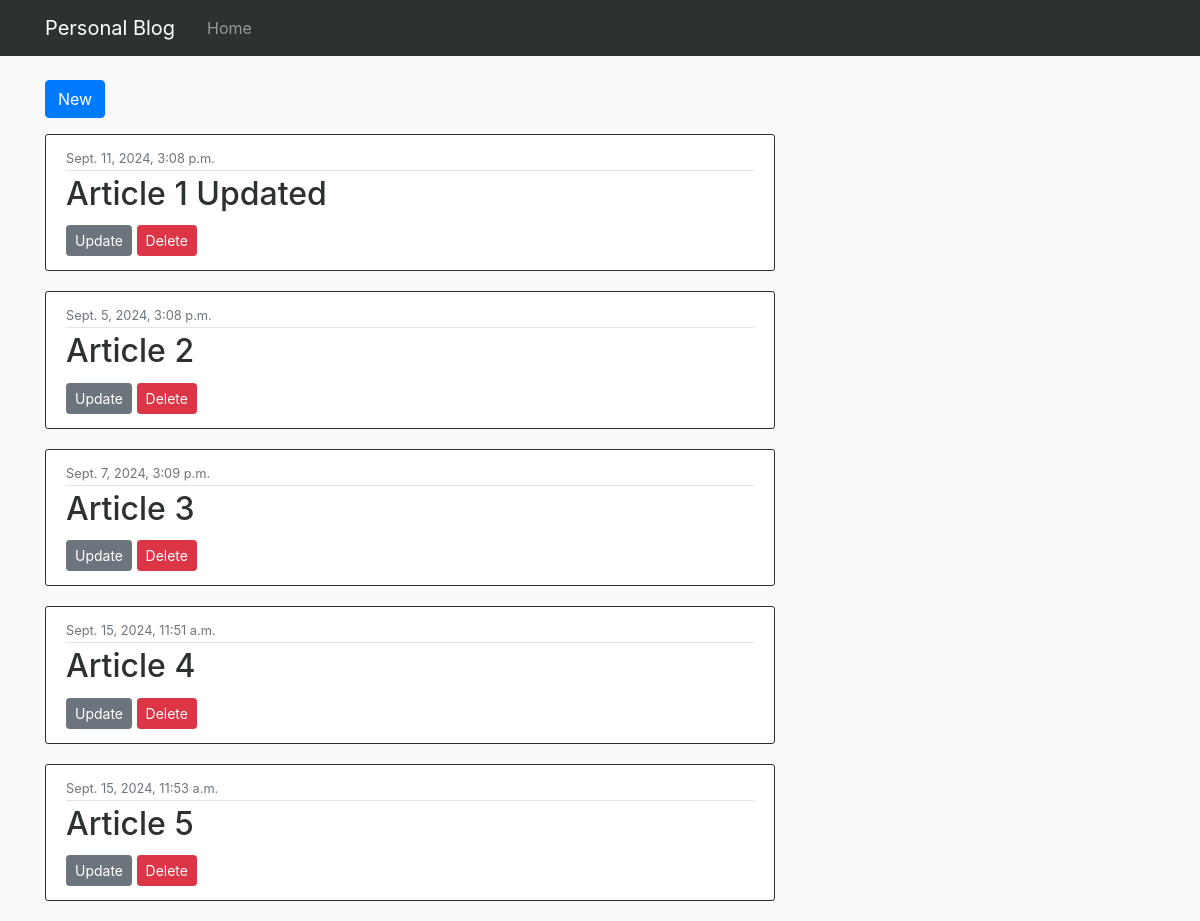
Before: /dashboard/ (signed in) with the older database file.
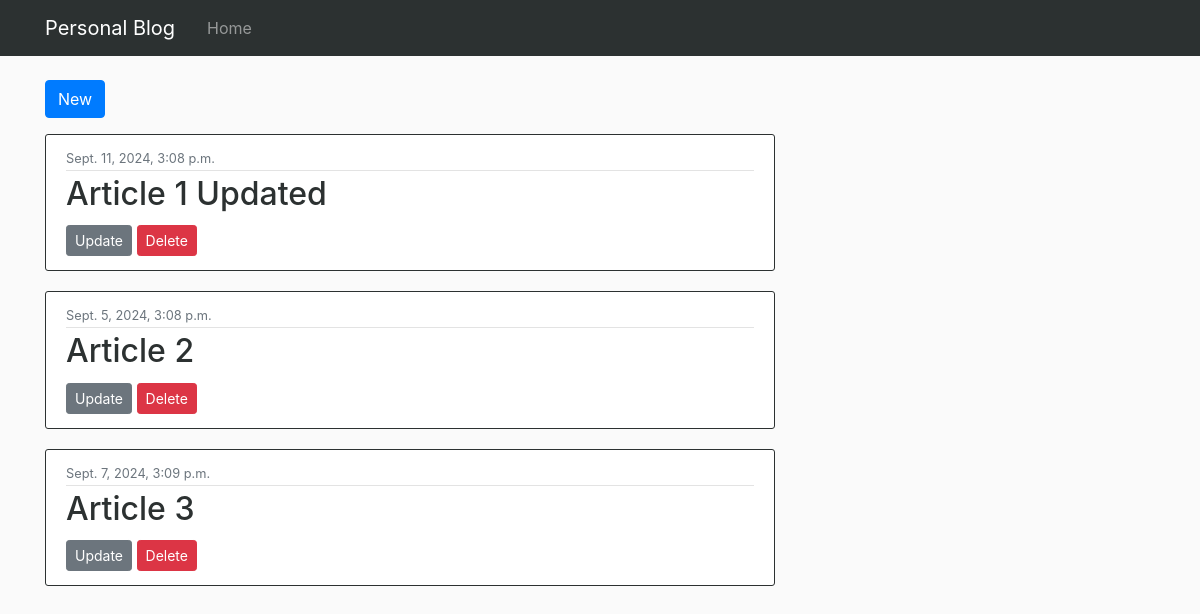
After: the same page with the newer database file.
### blog/models.py (models this page shows, shortened)
class Article(models.Model):
    title = models.CharField(max_length=100)
    content = models.TextField()
    date_posted = models.DateTimeField(default=timezone.now)

### blog/views.py (the view, shortened to what this page needs)
# urls.py: path('dashboard/', DashBoard.as_view(), name='dashboard'),
class DashBoard(UserPassesTestMixin, ListView):
    model = Article
    template_name = 'blog/dashboard.html'
    context_object_name = 'articles'
    def test_func(self):
        return self.request.user.is_superuser

### blog/templates/blog/dashboard.html
{% extends "blog/base.html" %}
{% block content %}
      <div class="header-section mb-3">
        <a class="btn btn-primary" href="{%url 'new' %}">New</a>
    </div>
    {% for article in articles %}
        <article class="media content-section">
          <div class="media-body">
            <div class="article-metadata">
              <small class="text-muted">{{ article.date_posted }}</small>
            </div>
            <h2><a class="article-title" href="{% url 'detail' pk=article.pk %}">{{ article.title }}</a></h2>
            <a class="btn btn-secondary btn-sm mt-1 mb-1" href="{% url 'update' pk=article.pk %}">Update</a>
            <a class="btn btn-danger btn-sm mt-1 mb-1" href="{% url 'delete' pk=article.pk %}">Delete</a>
          </div>
        </article>
    {% endfor %}
{% endblock content %}

Changed rows visible on the page:
removed Article: date_posted "Sept. 15, 2024, 11:51 a.m.", title "Article 4"
removed Article: date_posted "Sept. 15, 2024, 11:53 a.m.", title "Article 5"
